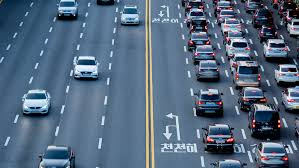
#> input picture test.jpeg, 299 x 168 px, given in place of the camera
$ python 5_3_6_usb.py
#> lines starting #> are read from the running program, lines starting #| are printed output that depends on the picture
import cv2
import numpy as np

def main():
    camera = cv2.VideoCapture(0)
    camera.set(3,160)
    camera.set(4,120)

    while(camera.isOpened()):
        ret, frame = camera.read()
#> frame is the input picture: shape (168, 299, 3); mean B, G, R 127.2, 104.7, 84.2
        frame = cv2.flip(frame, -1)
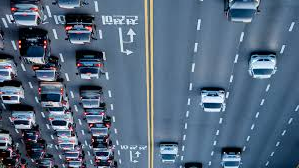
#> frame: shape (168, 299, 3); mean B, G, R 127.2, 104.7, 84.2
        cv2.imshow('normal', frame)

        crop_img = frame[60:120, 0 : 160]
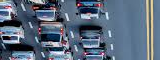
#> crop_img: shape (60, 160, 3); mean B, G, R 124.7, 105.5, 90.5

#> (the run stopped early here; a loop or call above may not have finished)
